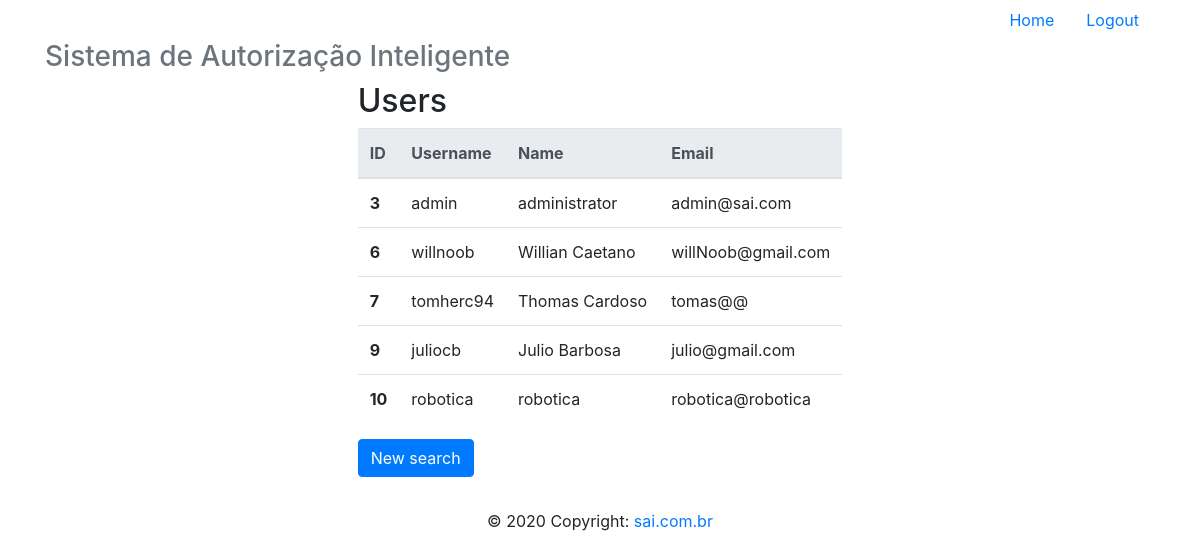
The app's page /readAll (signed in) with its own data.
### app/models/tables.py (models this page shows, shortened)
class User(db.Model):
    __tablename__ = "users"
    id = db.Column(db.Integer, primary_key=True)
    username = db.Column(db.String, unique=True)
    password = db.Column(db.String)
    name = db.Column(db.String)
    email = db.Column(db.String, unique=True)
    @property
    def is_authenticated(self):
        return True

### app/controllers/default.py (the view)
@app.route("/readAll", methods=['GET', 'POST'])
def readAll():
    lista = User.query.all()
    return render_template('readAll.html',
                            lista=lista)

### app/controllers/default.py (called while the page is built)
@lm.user_loader
def load_user(id):
    return User.query.filter_by(id=id).first()

### app/templates/readAll.html
{% extends 'base.html' %}
{% block content %}
    <div class="d-flex justify-content-center">
        <div class="form-group">
                <h2>Users</h2>
            <table class="table">
                <thead class="thead-light">
                <tr>
                    <th scope="col">ID</th>
                    <th scope="col">Username</th>
                    <th scope="col">Name</th>
                    <th scope="col">Email</th>
                </tr>
                </thead>
                <tbody>
                    {% for user in lista %}
                        <tr>
                            <th scope="row">{{ user.id }}</th>
                            <td>{{ user.username }}</td>
                            <td>{{ user.name }}</td>
                            <td>{{ user.email }}</td>
                        </tr>
                    {% endfor %}
                </tbody>
            </table>
            <form action="{{ url_for('read') }}" method="POST">
                <button type="submit" class="btn btn-primary" name="newSearch">New search</button>
            </form>
        </div>
    </div>
{% endblock %}

### records on screen
User: id "3", username "admin", name "administrator", email "admin@sai.com"
User: id "6", username "willnoob", name "Willian Caetano", email "willNoob@gmail.com"
User: id "7", username "tomherc94", name "Thomas Cardoso", email "tomas@@"
User: id "9", username "juliocb", name "Julio Barbosa", email "julio@gmail.com"
User: id "10", username "robotica", name "robotica", email "robotica@robotica"
